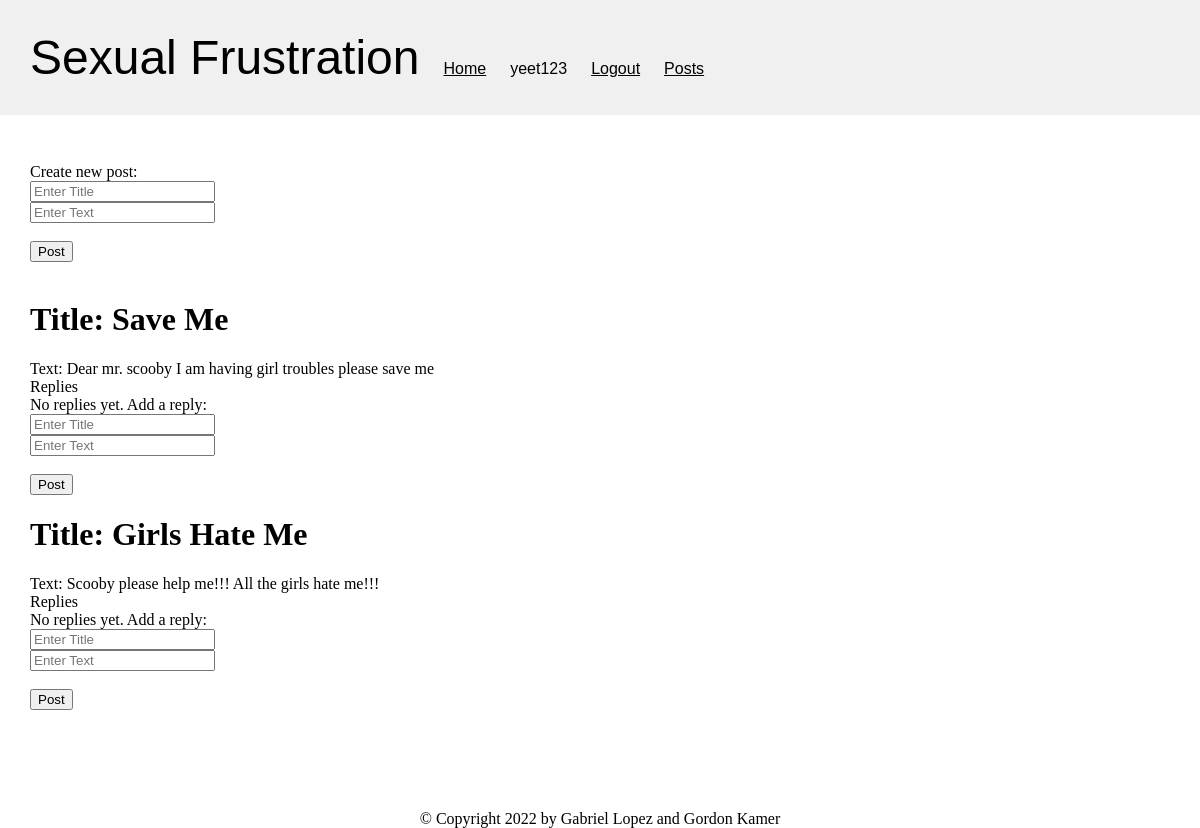
The page /post (signed in) on the database its author committed.
### tables this page shows
CREATE TABLE "posts" (
	"userid"	INTEGER,
	"text"	TEXT,
	"title"	TEXT,
	"reply_to"	INTEGER DEFAULT -1,
	"unix_time"	INTEGER,
	"postid"	INTEGER,
	PRIMARY KEY("postid")
);

### main.py (the view, shortened to what this page needs)
@app.route('/post', methods=['GET', 'POST'])
def post():
    if not session['loggedin']:
        return redirect('/')
    db = get_db()
    cursor = db.cursor()
    if session['top_admin']:
        sql = """

            SELECT  originals.title,
                    originals.text,
                    originals.postid,
                    originals.unix_time,
                    replies.title as ReplyTitle,
                    replies.text as ReplyText,
                    replies.unix_time as ReplyTime
            FROM
                (SELECT title, text, postid, unix_time
                FROM posts
                WHERE reply_to = -1
                ORDER BY unix_time DESC) originals
            LEFT JOIN
                (SELECT title, text, reply_to, unix_time
                FROM posts
                WHERE reply_to != -1
                ORDER BY unix_time DESC) replies
            ON replies.reply_to=originals.postid
        """
        cursor.execute(sql)
        posts = cursor.fetchall()
    else:
        sql = """

            SELECT  originals.title,
                    originals.text,
                    originals.postid,
                    originals.unix_time,
                    replies.title as ReplyTitle,
                    replies.text as ReplyText,
                    replies.unix_time as ReplyTime
            FROM
                (SELECT title, text, postid, unix_time
                FROM posts
                WHERE userid=?
                AND reply_to = -1) originals
            LEFT JOIN
                (SELECT title, text, reply_to, unix_time
                FROM posts
                WHERE userid=?
                AND reply_to != -1) replies
            ON replies.reply_to=originals.postid
            ORDER BY originals.unix_time DESC, ReplyTime ASC
        """
        cursor.execute(sql, (session['id'],session['id']))
        posts = cursor.fetchall()
    my = {
        'title': 0,
        'text': 1,
        'post_id': 2,
        'unix_time': 3,
        'reply_title': 4,
        'reply_text': 5,
        'reply_unix_time': 6
    }
    post_dict = dict()
    for orig in posts:
        if orig[my['reply_title']] is not None:
            to_add = (orig[my['reply_title']], orig[my['reply_text']], orig[my['reply_unix_time']], orig[my['post_id']])
        if orig[my['post_id']] in post_dict and orig[my['reply_title']] is not None:  # post id
            post_dict[orig[my['post_id']]][4].append(to_add)  # reply title, text, time
        elif orig[my['post_id']] not in post_dict and orig[my['reply_title']] is None:
            post_dict[orig[my['post_id']]] = (orig[0], orig[1], orig[2], orig[3], [])  # title, text, id, time
        elif orig[2] not in post_dict and orig[4] is not None:
            post_dict[orig[2]] = (orig[0], orig[1], orig[2], orig[3], [to_add])  # title, text, id, time
    post_list = [post_dict[k] for k in post_dict]  # would need to sort, etc.
    kwargs = {
        'posts': post_list,
        'top_admin': session['top_admin'],
        'loggedin': session['loggedin'],
        'username': session['username']
    }
    return render_template('posts.html', **kwargs)

### main.py (called while the page is built)
def get_db():
    db = getattr(g, '_database', None)
    if db is None:
        db = g._database = sqlite3.connect(DATABASE)
    return db

@app.teardown_appcontext
def close_connection(exception):
    db = getattr(g, '_database', None)
    if db is not None:
        db.close()

### templates/posts.html (shortened to what this page needs)
{% extends "base.html" %}
{% block content %}
    <br/>
    Create new post: <br/>
    <form action="/post" method="POST">
        <input type="text" placeholder="Enter Title" name="title" required> <br/>
        <input type="textarea" placeholder="Enter Text" name="text" required> <br/>
        <input type="hidden" placeholder="-1" name="reply_to" required> <br/>
        <button type="submit">Post</button>
    </form>
    <br/>
    {% if posts|length==0 %}
        No posts found.
    {% else %}
        {% for title, text, id, time, replies in posts %}
            <h1>
                Title: {{ title }}
            </h1>
            Text: {{ text }}
            <br/>
            Replies <br/>
            {% if replies|length==0 %}
                No replies yet.
                Add a reply:
                <form action="/post" method="POST">
                    <input type="text" placeholder="Enter Title" name="title" required> <br/>
                    <input type="textarea" placeholder="Enter Text" name="text" required> <br/>
                    <input type="hidden" value="{{ id }}" name="reply_to" required> <br/>
                    <button type="submit">Post</button>
                </form>
            {% endif %}
        {% endfor %}
    {% endif %}
{% endblock %}

### static/style.css (style rules this page uses)
body { margin:0px; padding:0px; }

### rows shown on the page
posts: title "Save Me", text "Dear mr. scooby I am having girl troubles please save me"
posts: title "Girls Hate Me", text "Scooby please help me!!! All the girls hate me!!!"

### other values the page prints
{{ username }} "yeet123"
